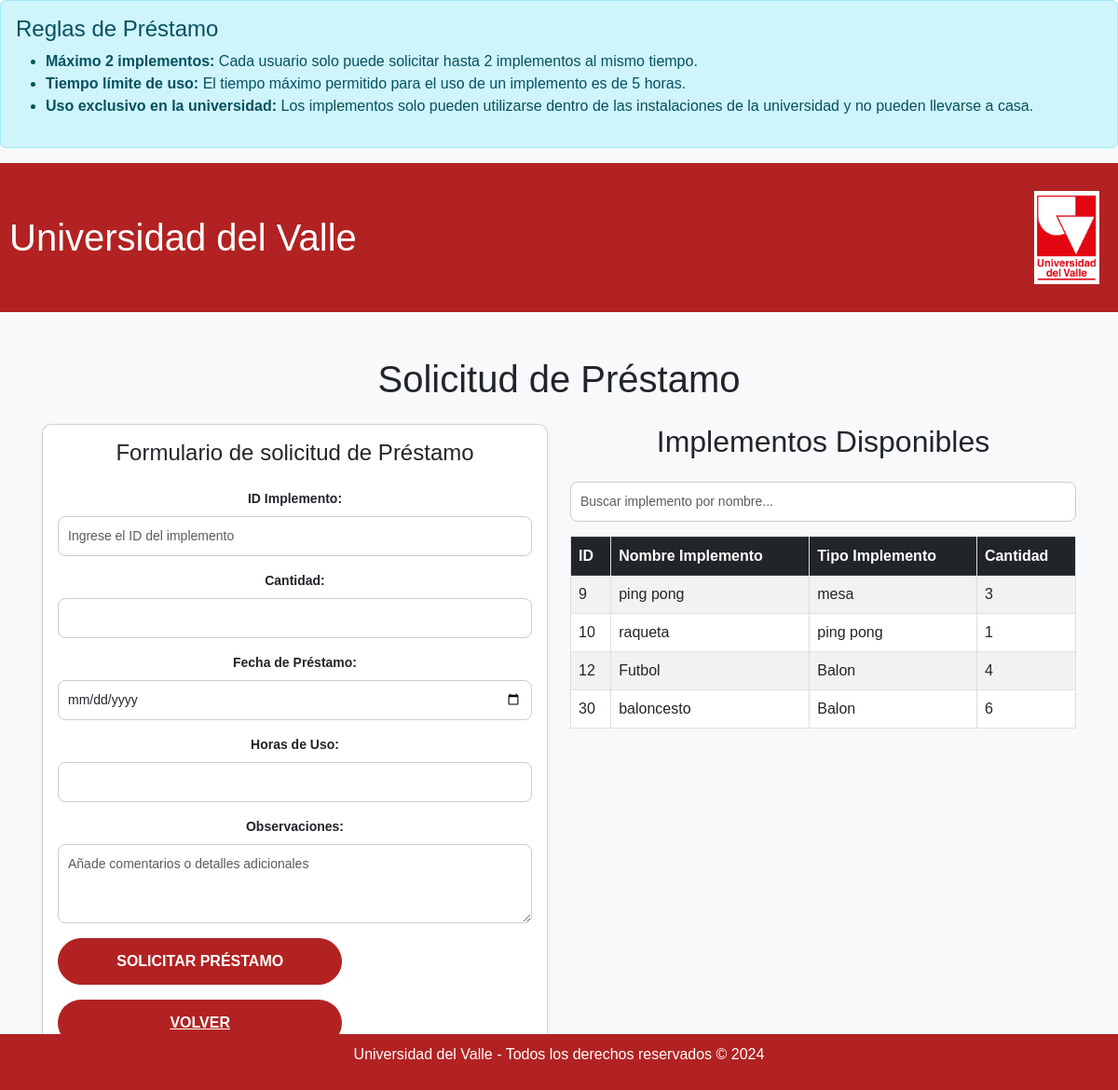
Page /modules/realizar_prestamo.php (signed in) on the committed database.
### tables this page shows
CREATE TABLE `implemento` (
  `id_implemento` int(11) NOT NULL,
  `nombre` varchar(255) NOT NULL,
  `tipo` varchar(100) NOT NULL,
  `cantidad` int(11) NOT NULL CHECK (`cantidad` >= 0),
  `estado` enum('Disponible','No Disponible') NOT NULL
);

### modules/realizar_prestamo.php (the view, shortened to what this page needs)
<?php
include '../conexion.php';
$implementos_query = "SELECT id_implemento, nombre, tipo, cantidad FROM implemento WHERE estado = 'disponible'";
$implementos_result = $conn->query($implementos_query);
?>
<!DOCTYPE html>
<html lang="es">
<head>
    <link rel="stylesheet" href="../css/style.css">
    <link href="https://cdn.jsdelivr.net/npm/bootstrap@5.3.0/dist/css/bootstrap.min.css" rel="stylesheet">
    <link href="https://cdnjs.cloudflare.com/ajax/libs/font-awesome/6.0.0-beta3/css/all.min.css" rel="stylesheet">
</head>
<div class="alert alert-info" role="alert">
    <h4 class="alert-heading">Reglas de Préstamo</h4>
    <ul>
        <li><strong>Máximo 2 implementos:</strong> Cada usuario solo puede solicitar hasta 2 implementos al mismo tiempo.</li>
        <li><strong>Tiempo límite de uso:</strong> El tiempo máximo permitido para el uso de un implemento es de 5 horas.</li>
        <li><strong>Uso exclusivo en la universidad:</strong> Los implementos solo pueden utilizarse dentro de las instalaciones de la universidad y no pueden llevarse a casa.</li>
    </ul>
</div>
<body>
    <?php include '../includes/header.php'; ?>
    <div class="container mt-5">
        <h1 class="text-center mb-4">Solicitud de Préstamo</h1>
        <div class="row">
            <div class="col-md-6">
                <div class="card shadow-sm">
                    <div class="card-body">
                        <h5 class="card-title text-center mb-4">Formulario de solicitud de Préstamo</h5>
                        <form method="POST">
                            <div class="mb-3">
                                <label for="id_implemento" class="form-label">ID Implemento:</label>
                                <input type="number" class="form-control" id="id_implemento" name="id_implemento" placeholder="Ingrese el ID del implemento" required>
                            </div>
                            <div class="mb-3">
                                <label for="cantidad" class="form-label">Cantidad:</label>
                                <input type="number" class="form-control" id="cantidad" name="cantidad" min="1" required>
                            </div>
                            <div class="mb-3">
                                <label for="fecha_prestamo" class="form-label">Fecha de Préstamo:</label>
                                <input type="date" class="form-control" id="fecha_prestamo" name="fecha_prestamo" min="1" max="5" required>
                            </div>
                            <div class="mb-3">
                                <label for="hora_prestamo" class="form-label">Horas de Uso:</label>
                                <input type="number" class="form-control" id="hora_prestamo" name="hora_prestamo" min="1" max="5" required>
                            </div>
                            <div class="mb-3">
                                <label for="observaciones_Est" class="form-label">Observaciones:</label>
                                <textarea class="form-control" id="observaciones_Est" name="observaciones_Est" rows="3" placeholder="Añade comentarios o detalles adicionales"></textarea>
                            </div>
                            <div class="d-grid">
                                <button type="submit" class="btn btn-primary">Solicitar Préstamo</button>
                            </div>
                        </form>
                        <a href="estudiante_dashboard.php" class="btn btn-link mt-3 d-block text-center">Volver</a>
                    </div>
                </div>
            </div>
            <div class="col-md-6">
                <h2 class="mb-4">Implementos Disponibles</h2>
                <input type="text" id="searchInput" class="form-control mb-3" placeholder="Buscar implemento por nombre...">
                <div class="table-responsive">
                    <table class="table table-bordered table-striped" id="implementosTable">
                        <thead class="table-dark">
                            <tr>
                                <th>ID</th>
                                <th>Nombre Implemento</th>
                                <th>Tipo Implemento</th>
                                <th>Cantidad</th>
                            </tr>
                        </thead>
                        <tbody>
                            <?php
                            if ($implementos_result && $implementos_result->num_rows > 0) {
                                while ($row = $implementos_result->fetch_assoc()) {
                                    echo "<tr>
                                        <td>{$row['id_implemento']}</td>
                                        <td>{$row['nombre']}</td>
                                        <td>{$row['tipo']}</td>
                                        <td>{$row['cantidad']}</td>
                                    </tr>";
                                }
                            } else {
                                echo "<tr><td colspan='4' class='text-center'>No hay implementos disponibles.</td></tr>";
                            }
                            ?>
                        </tbody>
                    </table>
                </div>
            </div>
        </div>
    </div>
    <?php include '../includes/footer.php'; ?>
</body>
</html>

### css/style.css (style rules this page uses)
body { font-family: Arial, sans-serif; background-color: #f8f9fa; margin: 0; padding: 0; }
.container { width: 1200px; margin: 0 auto; margin-top: 30px; margin-bottom: 30px; padding: 0 15px; text-align: center; }
.card { border-radius: 10px; box-shadow: 0 4px 12px rgba(0, 0, 0, 0.15); transition: transform 0.3s ease, box-shadow 0.3s ease; }
.card-title { font-size: 1.5rem; margin-bottom: 15px; }
.btn { background-color: #B22222; color: white; border-radius: 25px; padding: 12px 20px; font-size: 16px; font-weight: bold; width: 60%; align-self: center; text-transform: uppercase; transition: background-color 0.3s ease, transform 0.2s ease; }
.form-control { border-radius: 8px; border: 1px solid #ccc; padding: 10px; font-size: 14px; transition: border-color 0.3s ease, box-shadow 0.3s ease; }
.btn-primary { background-color: #B22222 !important; border-color: #B22222 !important; color: white !important; border-radius: 25px; font-weight: bold; padding: 12px 20px; transition: background-color 0.3s ease, transform 0.2s ease; }
table { width: 100%; border-collapse: collapse; margin-bottom: 20px; }
table, th, td { border: 1px solid #ddd; }
th, td { padding: 10px; text-align: left; }
th { background-color: #b00000; color: white; }
a { color: #b00000; text-decoration: none; }
label { font-size: 14px; margin-bottom: 5px; display: block; font-weight: bold; }
input, select, textarea { width: 100%; padding: 10px; margin: 8px 0; border: 1px solid #ccc; border-radius: 4px; font-size: 14px; }
button { background-color: #c8102e; color: white; padding: 10px; width: 100%; border: none; border-radius: 4px; cursor: pointer; font-size: 16px; }

### rows in the picture
implemento: id_implemento "9", nombre "ping pong", tipo "mesa", cantidad "3"
implemento: id_implemento "10", nombre "raqueta", tipo "ping pong", cantidad "1"
implemento: id_implemento "12", nombre "Futbol", tipo "Balon", cantidad "4"
implemento: id_implemento "30", nombre "baloncesto", tipo "Balon", cantidad "6"
